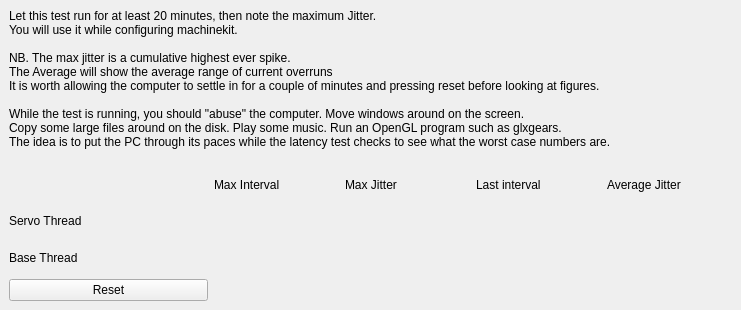
<?xml version="1.0" encoding="UTF-8"?>
<ui version="4.0">
 <class>qtvcpanel</class>
 <widget class="HAL_MainWindow" name="qtvcpanel">
  <property name="geometry">
   <rect>
    <x>0</x>
    <y>0</y>
    <width>741</width>
    <height>310</height>
   </rect>
  </property>
  <property name="windowTitle">
   <string>Latency Test</string>
  </property>
  <widget class="QWidget" name="centralwidget">
   <layout class="QGridLayout" name="gridLayout_2">
    <item row="0" column="0">
     <widget class="QLabel" name="lbText">
      <property name="text">
       <string>Let this test run for at least 20 minutes, then note the maximum Jitter.
You will use it while configuring machinekit.

NB. The max jitter is a cumulative highest ever spike.
The Average will show the average range of current overruns
It is worth allowing the computer to settle in for a couple of minutes and pressing reset before looking at figures.

While the test is running, you should &quot;abuse&quot; the computer. Move windows around on the screen.
Copy some large files around on the disk. Play some music. Run an OpenGL program such as glxgears.
The idea is to put the PC through its paces while the latency test checks to see what the worst case numbers are.
</string>
      </property>
     </widget>
    </item>
    <item row="1" column="0">
     <layout class="QGridLayout" name="gridLayout">
      <item row="0" column="0">
       <spacer name="horizontalSpacer_2">
        <property name="orientation">
         <enum>Qt::Horizontal</enum>
        </property>
        <property name="sizeHint" stdset="0">
         <size>
          <width>108</width>
          <height>20</height>
         </size>
        </property>
       </spacer>
      </item>
      <item row="0" column="1">
       <widget class="QLabel" name="lbMaxInt">
        <property name="text">
         <string>Max Interval</string>
        </property>
       </widget>
      </item>
      <item row="0" column="2">
       <widget class="QLabel" name="lbMaxJitter">
        <property name="text">
         <string>Max Jitter</string>
        </property>
       </widget>
      </item>
      <item row="0" column="3">
       <widget class="QLabel" name="lbLastInt">
        <property name="text">
         <string>Last interval</string>
        </property>
       </widget>
      </item>
      <item row="0" column="4">
       <widget class="QLabel" name="lbAvgJitter">
        <property name="text">
         <string>Average Jitter</string>
        </property>
       </widget>
      </item>
      <item row="1" column="0">
       <widget class="QLabel" name="lbServo">
        <property name="text">
         <string>Servo Thread</string>
        </property>
       </widget>
      </item>
      <item row="1" column="1">
       <widget class="HAL_S32NumberLabel" name="s32_max_servo_int">
        <property name="toolTip">
         <string>Label to display the value of a S32 pin</string>
        </property>
        <property name="whatsThis">
         <string>The HAL_S32NumberLabel displays value of a S32 pin.</string>
        </property>
        <property name="frameShadow">
         <enum>QFrame::Sunken</enum>
        </property>
        <property name="lineWidth">
         <number>5</number>
        </property>
        <property name="midLineWidth">
         <number>2</number>
        </property>
       </widget>
      </item>
      <item row="1" column="2">
       <widget class="HAL_S32NumberLabel" name="s32_max_servo_jitter">
        <property name="toolTip">
         <string>Label to display the value of a S32 pin</string>
        </property>
        <property name="whatsThis">
         <string>The HAL_S32NumberLabel displays value of a S32 pin.</string>
        </property>
        <property name="lineWidth">
         <number>5</number>
        </property>
        <property name="midLineWidth">
         <number>2</number>
        </property>
       </widget>
      </item>
      <item row="1" column="3">
       <widget class="HAL_S32NumberLabel" name="s32_last_servo_int">
        <property name="toolTip">
         <string>Label to display the value of a S32 pin</string>
        </property>
        <property name="whatsThis">
         <string>The HAL_S32NumberLabel displays value of a S32 pin.</string>
        </property>
        <property name="lineWidth">
         <number>5</number>
        </property>
        <property name="midLineWidth">
         <number>2</number>
        </property>
       </widget>
      </item>
      <item row="1" column="4">
       <widget class="HAL_S32NumberLabel" name="s32_avg_servo_jitter">
        <property name="toolTip">
         <string>Label to display the value of a S32 pin</string>
        </property>
        <property name="whatsThis">
         <string>The HAL_S32NumberLabel displays value of a S32 pin.</string>
        </property>
        <property name="lineWidth">
         <number>5</number>
        </property>
        <property name="midLineWidth">
         <number>2</number>
        </property>
       </widget>
      </item>
      <item row="2" column="0">
       <widget class="QLabel" name="lbBase">
        <property name="text">
         <string>Base Thread</string>
        </property>
       </widget>
      </item>
      <item row="2" column="1">
       <widget class="HAL_S32NumberLabel" name="s32_max_base_int">
        <property name="toolTip">
         <string>Label to display the value of a S32 pin</string>
        </property>
        <property name="whatsThis">
         <string>The HAL_S32NumberLabel displays value of a S32 pin.</string>
        </property>
        <property name="lineWidth">
         <number>5</number>
        </property>
        <property name="midLineWidth">
         <number>2</number>
        </property>
        <property name="text">
         <string/>
        </property>
       </widget>
      </item>
      <item row="2" column="2">
       <widget class="HAL_S32NumberLabel" name="s32_max_base_jitter">
        <property name="toolTip">
         <string>Label to display the value of a S32 pin</string>
        </property>
        <property name="whatsThis">
         <string>The HAL_S32NumberLabel displays value of a S32 pin.</string>
        </property>
        <property name="lineWidth">
         <number>5</number>
        </property>
        <property name="midLineWidth">
         <number>2</number>
        </property>
        <property name="text">
         <string/>
        </property>
       </widget>
      </item>
      <item row="2" column="3">
       <widget class="HAL_S32NumberLabel" name="s32_last_base_int">
        <property name="toolTip">
         <string>Label to display the value of a S32 pin</string>
        </property>
        <property name="whatsThis">
         <string>The HAL_S32NumberLabel displays value of a S32 pin.</string>
        </property>
        <property name="lineWidth">
         <number>5</number>
        </property>
        <property name="midLineWidth">
         <number>2</number>
        </property>
        <property name="text">
         <string/>
        </property>
       </widget>
      </item>
      <item row="2" column="4">
       <widget class="HAL_S32NumberLabel" name="s32_avg_base_jitter">
        <property name="toolTip">
         <string>Label to display the value of a S32 pin</string>
        </property>
        <property name="whatsThis">
         <string>The HAL_S32NumberLabel displays value of a S32 pin.</string>
        </property>
        <property name="lineWidth">
         <number>5</number>
        </property>
        <property name="midLineWidth">
         <number>2</number>
        </property>
        <property name="text">
         <string/>
        </property>
       </widget>
      </item>
      <item row="3" column="0">
       <widget class="HAL_PushButton" name="pbReset">
        <property name="toolTip">
         <string>Button to change bit pin state</string>
        </property>
        <property name="whatsThis">
         <string>The HAL_PushButton changes the state of a bit pin.</string>
        </property>
        <property name="text">
         <string>Reset</string>
        </property>
       </widget>
      </item>
      <item row="3" column="1" colspan="4">
       <spacer name="horizontalSpacer">
        <property name="orientation">
         <enum>Qt::Horizontal</enum>
        </property>
        <property name="sizeHint" stdset="0">
         <size>
          <width>518</width>
          <height>20</height>
         </size>
        </property>
       </spacer>
      </item>
     </layout>
    </item>
   </layout>
  </widget>
 </widget>
 <customwidgets>
  <customwidget>
   <class>HAL_MainWindow</class>
   <extends>QMainWindow</extends>
   <header>HAL_CustomWidgets.h</header>
   <container>1</container>
  </customwidget>
  <customwidget>
   <class>HAL_PushButton</class>
   <extends>QPushButton</extends>
   <header>HAL_CustomWidgets.h</header>
  </customwidget>
  <customwidget>
   <class>HAL_S32NumberLabel</class>
   <extends>QLabel</extends>
   <header>HAL_CustomWidgets.h</header>
  </customwidget>
 </customwidgets>
 <resources/>
 <connections/>
</ui>
